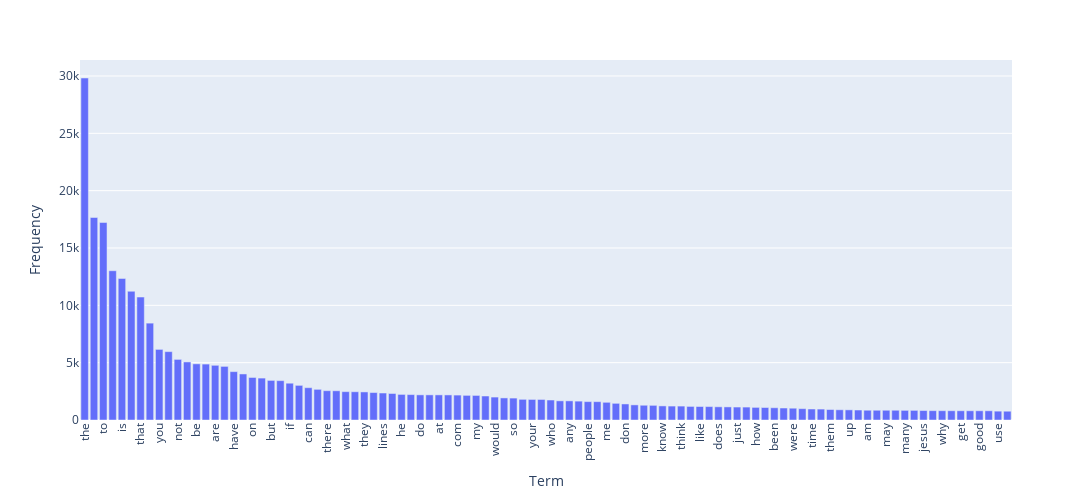

Notebook source saved alongside this figure:
### Markdown cell above
### >>> **Exercise 14 (take home):** 
Additionally, you can attempt to sort the terms on the `x-axis` by frequency instead of in alphabetical order. This way the visualization is more meaninfgul and you will be able to observe the so called [long tail](https://en.wikipedia.org/wiki/Long_tail) (get familiar with this term since it will appear a lot in data mining and other statistics courses). see picture below

![alt txt](https://upload.wikimedia.org/wikipedia/commons/thumb/8/8a/Long_tail.svg/1000px-Long_tail.svg.png)

### Code cell
# Answer here
import plotly.express as px
import pandas as pd
import numpy as np

# 計算所有詞彙的頻率
term_frequencies = np.asarray(X_counts.sum(axis=0))[0]

# 取得前 100 個高頻詞的索引
top_n = 100
top_term_indices = np.argsort(term_frequencies)[-top_n:]
top_term_indices = top_term_indices[::-1]  # 反轉順序，使之從高到低

# 選擇高頻詞及其頻率
terms = count_vect.get_feature_names_out()[top_term_indices]
frequencies = term_frequencies[top_term_indices]

# 將資料轉為 DataFrame 格式
df_plotly = pd.DataFrame({'Term': terms, 'Frequency': frequencies})

# 使用 Plotly 創建交互式條形圖
fig = px.bar(df_plotly, x='Term', y='Frequency',
             labels={'Term': 'Term', 'Frequency': 'Frequency'}, height=500, width=1200)

# 設定 X 軸標籤旋轉角度，使詞語不重疊
fig.update_layout(xaxis_tickangle=-90)

# 顯示圖表
fig.show()

### Figure 1 — Plotly figure (JSON) as saved in the notebook; plotly's stock layout.template omitted (floating-point values rounded to 4 significant figures)
{"data": [{"alignmentgroup": "True", "hovertemplate": "Term=%{x}<br>Frequency=%{y}<extra></extra>", "legendgroup": "", "marker": {"color": "#636efa", "pattern": {"shape": ""}}, "name": "", "offsetgroup": "", "orientation": "v", "showlegend": false, "textposition": "auto", "type": "bar", "x": ["the", "of", "to", "and", "is", "in", "that", "it", "you", "for", "not", "this", "be", "from", "are", "edu", "have", "as", "on", "with", "but", "or", "if", "was", "can", "we", "there", "by", "what", "subject", "they", "an", "lines", "one", "he", "god", "do", "organization", "at", "re", "com", "about", "my", "all", "would", "will", "so", "some", "your", "no", "who", "has", "any", "writes", "people", "which", "me", "article", "don", "his", "more", "other", "know", "when", "think", "their", "like", "university", "does", "out", "just", "only", "how", "also", "been", "than", "were", "then", "time", "because", "them", "posting", "up", "had", "am", "should", "may", "these", "many", "say", "jesus", "see", "why", "us", "get", "very", "good", "believe", "use", "such"], "xaxis": "x", "y": [29825, 17660, 17222, 13017, 12343, 11226, 10723, 8447, 6157, 5962, 5285, 5063, 4898, 4877, 4769, 4675, 4218, 4015, 3709, 3655, 3453, 3432, 3208, 3020, 2818, 2674, 2556, 2548, 2472, 2464, 2448, 2393, 2353, 2312, 2232, 2216, 2193, 2192, 2191, 2186, 2172, 2148, 2143, 2093, 2000, 1925, 1912, 1802, 1793, 1791, 1742, 1671, 1669, 1645, 1604, 1599, 1543, 1453, 1400, 1318, 1286, 1278, 1230, 1215, 1213, 1184, 1177, 1170, 1151, 1142, 1130, 1127, 1100, 1090, 1068, 1045, 1028, 989, 959, 952, 914, 892, 885, 870, 852, 851, 850, 850, 841, 840, 825, 814, 811, 808, 806, 805, 805, 803, 772, 766], "yaxis": "y"}], "layout": {"barmode": "relative", "height": 500, "legend": {"tracegroupgap": 0}, "margin": {"t": 60}, "width": 1200, "xaxis": {"anchor": "y", "domain": [0, 1], "tickangle": -90, "title": {"text": "Term"}}, "yaxis": {"anchor": "x", "domain": [0, 1], "title": {"text": "Frequency"}}}}
